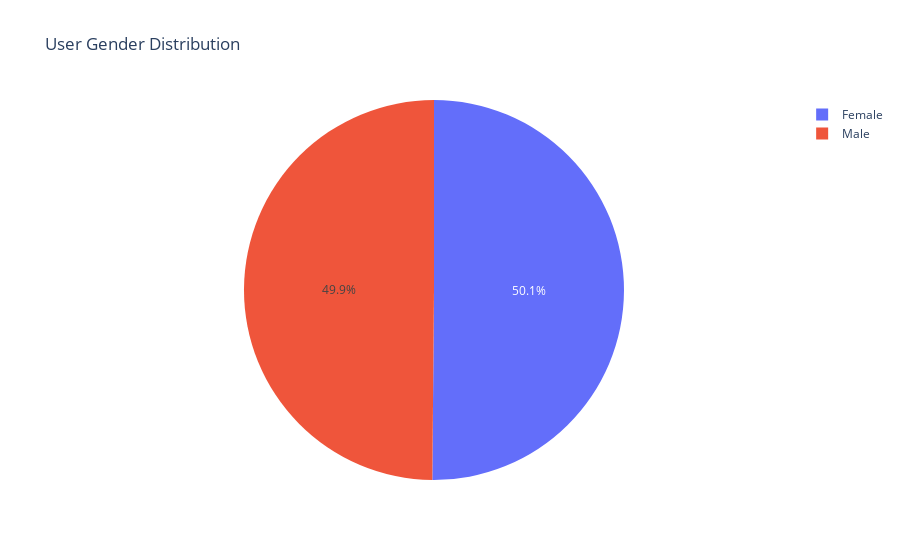
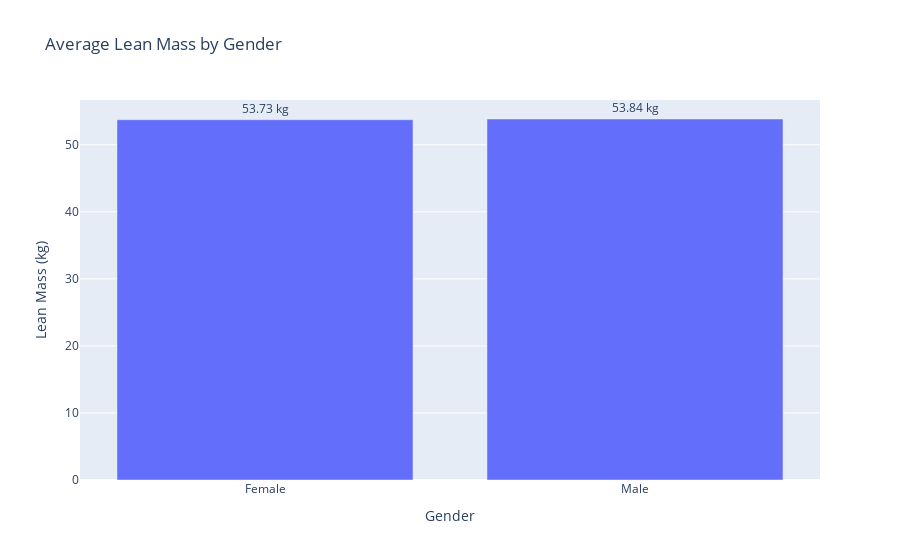
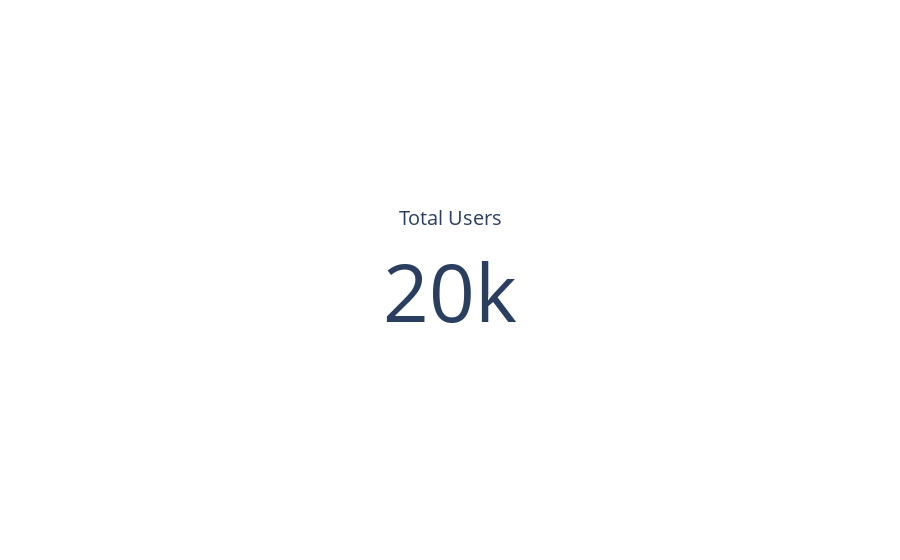
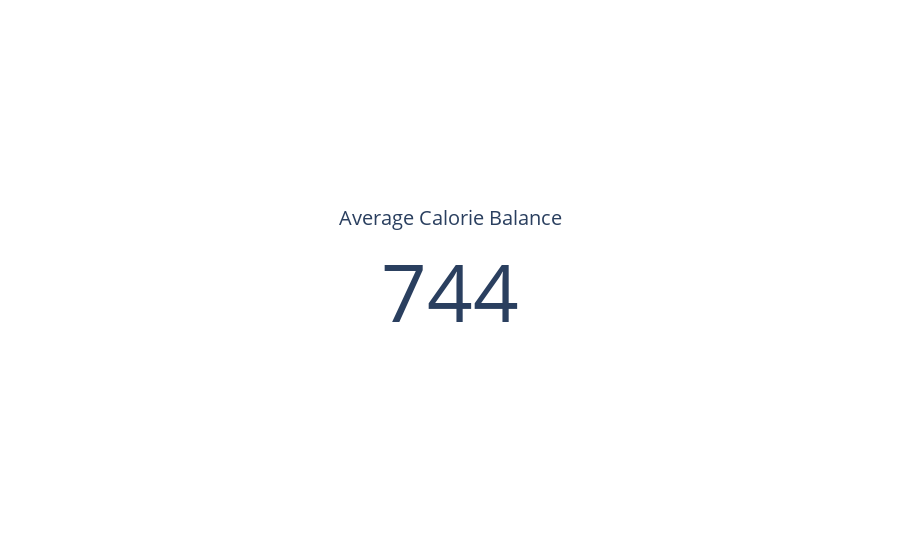

Notebook code cell kept with these figures, in order:
### Markdown cell above
## Executive Dashboard

**Purpose:**  
Provides high-level insights into user demographics, engagement trends, and overall health improvements to guide strategic business decisions.

**Audience:**  
Executives and senior leadership who need to understand the overall performance, growth, and revenue potential of the platform.

**Key KPIs:**  
- **Total Users:** Measures overall growth and platform reach.  
- **Gender Distribution:** Identifies engagement differences across demographics for marketing strategies.  
- **Average Lean Mass by Gender:** Indicates effectiveness of programs on health outcomes.  
- **Average Calorie Balance:** Shows overall user adherence to diet and fitness programs, highlighting potential for upsell or premium features.

### Code cell
# Purpose: High-level trends and business insights

# KPI 1: Total Users
total_users = df.shape[0]

# KPI 2: Gender Distribution
gender_dist = df['Gender'].value_counts()

# KPI 3: Avg Lean Mass
avg_lean_mass = df['lean_mass_kg'].mean()

# KPI 4: Avg Weight Change / Calorie Balance
avg_cal_balance = df['cal_balance'].mean()

# Plots
# Pie chart: Gender Distribution
fig3 = px.pie(gender_dist, names=gender_dist.index, values=gender_dist.values,
              title='User Gender Distribution')
fig3.show()

# Bar chart: Average Lean Mass by Gender
avg_lean_by_gender = df.groupby('Gender')['lean_mass_kg'].mean().reset_index()
fig4 = px.bar(avg_lean_by_gender,
              x='Gender', y='lean_mass_kg', 
              title='Average Lean Mass by Gender',
              text='lean_mass_kg')
fig4.update_traces(texttemplate='%{text:.2f} kg', textposition='outside')
fig4.update_layout(yaxis_title='Lean Mass (kg)')
fig4.show()

# KPI cards
fig_kpi3 = go.Figure(go.Indicator(
    mode="number",
    value=total_users,
    title={"text": "Total Users"}))
fig_kpi3.show()

fig_kpi4 = go.Figure(go.Indicator(
    mode="number",
    value=avg_cal_balance,
    title={"text": "Average Calorie Balance"}))
fig_kpi4.show()

### Figure 1 — Plotly figure (JSON) as saved in the notebook; plotly's stock layout.template omitted (floating-point values rounded to 4 significant figures)
{"data": [{"domain": {"x": [0, 1], "y": [0, 1]}, "hovertemplate": "Gender=%{label}<br>value=%{value}<extra></extra>", "labels": ["Female", "Male"], "legendgroup": "", "name": "", "showlegend": true, "type": "pie", "values": [10028, 9972]}], "layout": {"legend": {"tracegroupgap": 0}, "title": {"text": "User Gender Distribution"}}}

### Figure 2 — Plotly figure (JSON) as saved in the notebook; plotly's stock layout.template omitted (floating-point values rounded to 4 significant figures)
{"data": [{"hovertemplate": "Gender=%{x}<br>lean_mass_kg=%{text}<extra></extra>", "legendgroup": "", "marker": {"color": "#636efa", "pattern": {"shape": ""}}, "name": "", "orientation": "v", "showlegend": false, "text": [53.73, 53.84], "textposition": "outside", "texttemplate": "%{text:.2f} kg", "type": "bar", "x": ["Female", "Male"], "xaxis": "x", "y": [53.73, 53.84], "yaxis": "y"}], "layout": {"barmode": "relative", "legend": {"tracegroupgap": 0}, "title": {"text": "Average Lean Mass by Gender"}, "xaxis": {"anchor": "y", "domain": [0, 1], "title": {"text": "Gender"}}, "yaxis": {"anchor": "x", "domain": [0, 1], "title": {"text": "Lean Mass (kg)"}}}}

### Figure 3 — Plotly figure (JSON) as saved in the notebook; plotly's stock layout.template omitted (floating-point values rounded to 4 significant figures)
{"data": [{"mode": "number", "title": {"text": "Total Users"}, "type": "indicator", "value": 20000}], "layout": {}}

### Figure 4 — Plotly figure (JSON) as saved in the notebook; plotly's stock layout.template omitted (floating-point values rounded to 4 significant figures)
{"data": [{"mode": "number", "title": {"text": "Average Calorie Balance"}, "type": "indicator", "value": 744.3}], "layout": {}}
